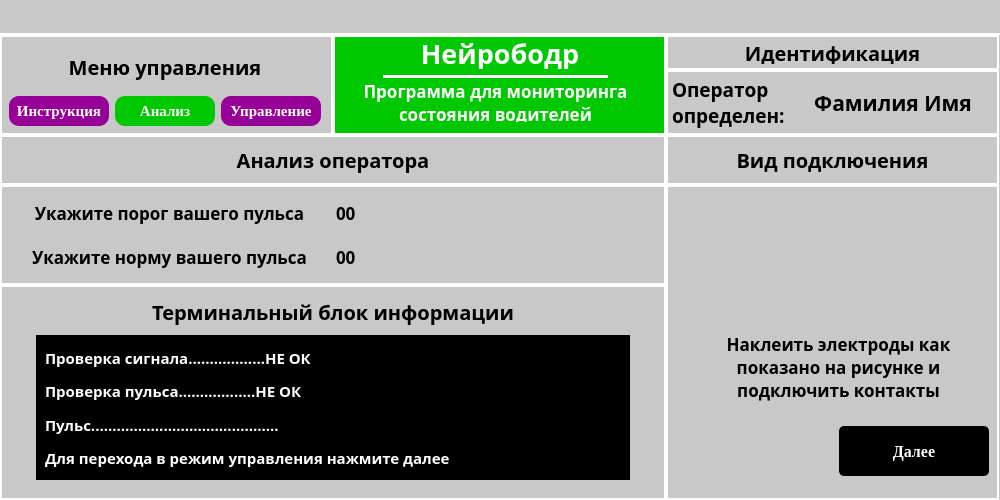
<?xml version="1.0" encoding="UTF-8"?>
<ui version="4.0">
 <class>MainWindow</class>
 <widget class="QMainWindow" name="MainWindow">
  <property name="geometry">
   <rect>
    <x>0</x>
    <y>0</y>
    <width>1000</width>
    <height>500</height>
   </rect>
  </property>
  <property name="windowTitle">
   <string>MainWindow</string>
  </property>
  <widget class="QWidget" name="centralwidget">
   <layout class="QVBoxLayout" name="verticalLayout">
    <property name="spacing">
     <number>0</number>
    </property>
    <property name="leftMargin">
     <number>0</number>
    </property>
    <property name="topMargin">
     <number>0</number>
    </property>
    <property name="rightMargin">
     <number>0</number>
    </property>
    <property name="bottomMargin">
     <number>0</number>
    </property>
    <item>
     <widget class="QWidget" name="widget" native="true">
      <property name="minimumSize">
       <size>
        <width>0</width>
        <height>35</height>
       </size>
      </property>
      <property name="maximumSize">
       <size>
        <width>16777215</width>
        <height>35</height>
       </size>
      </property>
      <property name="styleSheet">
       <string notr="true">* {background-color: rgb(200,200,200);} #widget { border-bottom: 2px solid white}</string>
      </property>
      <layout class="QGridLayout" name="gridLayout">
       <property name="leftMargin">
        <number>965</number>
       </property>
       <property name="topMargin">
        <number>0</number>
       </property>
       <property name="rightMargin">
        <number>0</number>
       </property>
       <property name="bottomMargin">
        <number>5</number>
       </property>
       <property name="spacing">
        <number>0</number>
       </property>
       <item row="0" column="0">
        <widget class="QLabel" name="close">
         <property name="minimumSize">
          <size>
           <width>30</width>
           <height>30</height>
          </size>
         </property>
         <property name="maximumSize">
          <size>
           <width>30</width>
           <height>30</height>
          </size>
         </property>
         <property name="text">
          <string/>
         </property>
         <property name="pixmap">
          <pixmap>../photos/nook.png</pixmap>
         </property>
         <property name="scaledContents">
          <bool>true</bool>
         </property>
        </widget>
       </item>
      </layout>
     </widget>
    </item>
    <item>
     <widget class="QWidget" name="widget_2" native="true">
      <property name="styleSheet">
       <string notr="true">background-color: rgb(200,200,200)</string>
      </property>
      <layout class="QVBoxLayout" name="verticalLayout_2">
       <property name="spacing">
        <number>0</number>
       </property>
       <property name="leftMargin">
        <number>0</number>
       </property>
       <property name="topMargin">
        <number>0</number>
       </property>
       <property name="rightMargin">
        <number>0</number>
       </property>
       <property name="bottomMargin">
        <number>0</number>
       </property>
       <item>
        <widget class="QWidget" name="widget_3" native="true">
         <property name="minimumSize">
          <size>
           <width>0</width>
           <height>100</height>
          </size>
         </property>
         <property name="maximumSize">
          <size>
           <width>16777215</width>
           <height>100</height>
          </size>
         </property>
         <property name="styleSheet">
          <string notr="true">widget_3 {border: 2px solid white}</string>
         </property>
         <layout class="QGridLayout" name="gridLayout_8">
          <property name="leftMargin">
           <number>0</number>
          </property>
          <property name="topMargin">
           <number>0</number>
          </property>
          <property name="rightMargin">
           <number>0</number>
          </property>
          <property name="bottomMargin">
           <number>0</number>
          </property>
          <property name="spacing">
           <number>0</number>
          </property>
          <item row="0" column="1" rowspan="2">
           <widget class="QWidget" name="widget_6" native="true">
            <property name="minimumSize">
             <size>
              <width>333</width>
              <height>100</height>
             </size>
            </property>
            <property name="maximumSize">
             <size>
              <width>333</width>
              <height>100</height>
             </size>
            </property>
            <property name="styleSheet">
             <string notr="true">* {background-color: rgb(0,200,0)} #widget_6 {border: 2px solid white}</string>
            </property>
            <widget class="QLabel" name="label_5">
             <property name="geometry">
              <rect>
               <x>70</x>
               <y>3</y>
               <width>194</width>
               <height>31</height>
              </rect>
             </property>
             <property name="minimumSize">
              <size>
               <width>0</width>
               <height>0</height>
              </size>
             </property>
             <property name="maximumSize">
              <size>
               <width>16777215</width>
               <height>50</height>
              </size>
             </property>
             <property name="font">
              <font>
               <family>Jura</family>
               <pointsize>20</pointsize>
               <weight>75</weight>
               <bold>true</bold>
              </font>
             </property>
             <property name="styleSheet">
              <string notr="true">color: white</string>
             </property>
             <property name="text">
              <string>Нейрободр</string>
             </property>
             <property name="scaledContents">
              <bool>false</bool>
             </property>
             <property name="alignment">
              <set>Qt::AlignCenter</set>
             </property>
             <property name="wordWrap">
              <bool>true</bool>
             </property>
            </widget>
            <widget class="QWidget" name="widget_11" native="true">
             <property name="geometry">
              <rect>
               <x>50</x>
               <y>40</y>
               <width>225</width>
               <height>3</height>
              </rect>
             </property>
             <property name="minimumSize">
              <size>
               <width>225</width>
               <height>3</height>
              </size>
             </property>
             <property name="maximumSize">
              <size>
               <width>225</width>
               <height>3</height>
              </size>
             </property>
             <property name="styleSheet">
              <string notr="true">background-color: white</string>
             </property>
            </widget>
            <widget class="QLabel" name="label_4">
             <property name="geometry">
              <rect>
               <x>7</x>
               <y>47</y>
               <width>311</width>
               <height>40</height>
              </rect>
             </property>
             <property name="font">
              <font>
               <family>Jura</family>
               <pointsize>13</pointsize>
               <weight>75</weight>
               <bold>true</bold>
              </font>
             </property>
             <property name="styleSheet">
              <string notr="true">color: white</string>
             </property>
             <property name="text">
              <string>Программа для мониторинга состояния водителей</string>
             </property>
             <property name="scaledContents">
              <bool>false</bool>
             </property>
             <property name="alignment">
              <set>Qt::AlignCenter</set>
             </property>
             <property name="wordWrap">
              <bool>true</bool>
             </property>
            </widget>
           </widget>
          </item>
          <item row="0" column="0" rowspan="2">
           <widget class="QWidget" name="widget_9" native="true">
            <property name="minimumSize">
             <size>
              <width>333</width>
              <height>100</height>
             </size>
            </property>
            <property name="maximumSize">
             <size>
              <width>333</width>
              <height>100</height>
             </size>
            </property>
            <property name="styleSheet">
             <string notr="true">#widget_9 {border: 2px solid white}</string>
            </property>
            <layout class="QGridLayout" name="gridLayout_10">
             <item row="0" column="0" colspan="3">
              <widget class="QLabel" name="label_9">
               <property name="font">
                <font>
                 <family>Jura</family>
                 <pointsize>15</pointsize>
                 <weight>75</weight>
                 <bold>true</bold>
                </font>
               </property>
               <property name="text">
                <string>Меню управления</string>
               </property>
               <property name="scaledContents">
                <bool>false</bool>
               </property>
               <property name="alignment">
                <set>Qt::AlignCenter</set>
               </property>
               <property name="wordWrap">
                <bool>true</bool>
               </property>
              </widget>
             </item>
             <item row="1" column="0">
              <widget class="QPushButton" name="pushButton_3">
               <property name="minimumSize">
                <size>
                 <width>100</width>
                 <height>30</height>
                </size>
               </property>
               <property name="maximumSize">
                <size>
                 <width>100</width>
                 <height>30</height>
                </size>
               </property>
               <property name="font">
                <font>
                 <family>Tinos</family>
                 <pointsize>11</pointsize>
                 <weight>75</weight>
                 <bold>true</bold>
                </font>
               </property>
               <property name="styleSheet">
                <string notr="true">background-color: rgb(150,0,150); color: white; border-radius: 10px</string>
               </property>
               <property name="text">
                <string>Инструкция</string>
               </property>
              </widget>
             </item>
             <item row="1" column="1">
              <widget class="QPushButton" name="pushButton_4">
               <property name="minimumSize">
                <size>
                 <width>100</width>
                 <height>30</height>
                </size>
               </property>
               <property name="maximumSize">
                <size>
                 <width>100</width>
                 <height>30</height>
                </size>
               </property>
               <property name="font">
                <font>
                 <family>Tinos</family>
                 <pointsize>11</pointsize>
                 <weight>75</weight>
                 <bold>true</bold>
                </font>
               </property>
               <property name="styleSheet">
                <string notr="true">background-color: rgb(0,200,0); color: white; border-radius: 10px</string>
               </property>
               <property name="text">
                <string>Анализ</string>
               </property>
              </widget>
             </item>
             <item row="1" column="2">
              <widget class="QPushButton" name="pushButton_5">
               <property name="minimumSize">
                <size>
                 <width>100</width>
                 <height>30</height>
                </size>
               </property>
               <property name="maximumSize">
                <size>
                 <width>100</width>
                 <height>30</height>
                </size>
               </property>
               <property name="font">
                <font>
                 <family>Tinos</family>
                 <pointsize>11</pointsize>
                 <weight>75</weight>
                 <bold>true</bold>
                </font>
               </property>
               <property name="styleSheet">
                <string notr="true">background-color: rgb(150,0,150); color: white; border-radius: 10px</string>
               </property>
               <property name="text">
                <string>Управление</string>
               </property>
              </widget>
             </item>
            </layout>
           </widget>
          </item>
          <item row="0" column="2">
           <widget class="QWidget" name="widget_12" native="true">
            <property name="minimumSize">
             <size>
              <width>333</width>
              <height>35</height>
             </size>
            </property>
            <property name="maximumSize">
             <size>
              <width>333</width>
              <height>35</height>
             </size>
            </property>
            <property name="styleSheet">
             <string notr="true">#widget_12 {border: 2px solid white}</string>
            </property>
            <layout class="QGridLayout" name="gridLayout_9">
             <property name="topMargin">
              <number>6</number>
             </property>
             <property name="bottomMargin">
              <number>6</number>
             </property>
             <item row="0" column="0">
              <widget class="QLabel" name="label_10">
               <property name="font">
                <font>
                 <family>Jura</family>
                 <pointsize>15</pointsize>
                 <weight>75</weight>
                 <bold>true</bold>
                </font>
               </property>
               <property name="text">
                <string>Идентификация</string>
               </property>
               <property name="scaledContents">
                <bool>false</bool>
               </property>
               <property name="alignment">
                <set>Qt::AlignCenter</set>
               </property>
               <property name="wordWrap">
                <bool>true</bool>
               </property>
              </widget>
             </item>
            </layout>
           </widget>
          </item>
          <item row="1" column="2">
           <widget class="QWidget" name="widget_13" native="true">
            <property name="minimumSize">
             <size>
              <width>333</width>
              <height>0</height>
             </size>
            </property>
            <property name="maximumSize">
             <size>
              <width>333</width>
              <height>100</height>
             </size>
            </property>
            <property name="styleSheet">
             <string notr="true">#widget_13 {border: 2px solid white}</string>
            </property>
            <layout class="QGridLayout" name="gridLayout_6">
             <property name="leftMargin">
              <number>6</number>
             </property>
             <property name="topMargin">
              <number>6</number>
             </property>
             <property name="rightMargin">
              <number>6</number>
             </property>
             <property name="bottomMargin">
              <number>6</number>
             </property>
             <item row="0" column="0">
              <widget class="QLabel" name="label_11">
               <property name="font">
                <font>
                 <family>Jura</family>
                 <pointsize>14</pointsize>
                 <weight>75</weight>
                 <bold>true</bold>
                </font>
               </property>
               <property name="text">
                <string>Оператор определен:</string>
               </property>
               <property name="scaledContents">
                <bool>false</bool>
               </property>
               <property name="alignment">
                <set>Qt::AlignLeading|Qt::AlignLeft|Qt::AlignTop</set>
               </property>
               <property name="wordWrap">
                <bool>true</bool>
               </property>
              </widget>
             </item>
             <item row="0" column="1">
              <widget class="QLabel" name="label_12">
               <property name="minimumSize">
                <size>
                 <width>200</width>
                 <height>0</height>
                </size>
               </property>
               <property name="maximumSize">
                <size>
                 <width>150</width>
                 <height>16777215</height>
                </size>
               </property>
               <property name="font">
                <font>
                 <family>Jura</family>
                 <pointsize>16</pointsize>
                 <weight>75</weight>
                 <bold>true</bold>
                </font>
               </property>
               <property name="text">
                <string>Фамилия Имя</string>
               </property>
               <property name="scaledContents">
                <bool>false</bool>
               </property>
               <property name="alignment">
                <set>Qt::AlignCenter</set>
               </property>
               <property name="wordWrap">
                <bool>true</bool>
               </property>
              </widget>
             </item>
            </layout>
           </widget>
          </item>
         </layout>
        </widget>
       </item>
       <item>
        <widget class="QWidget" name="widget_4" native="true">
         <layout class="QGridLayout" name="gridLayout_2">
          <property name="leftMargin">
           <number>0</number>
          </property>
          <property name="topMargin">
           <number>0</number>
          </property>
          <property name="rightMargin">
           <number>0</number>
          </property>
          <property name="bottomMargin">
           <number>0</number>
          </property>
          <property name="spacing">
           <number>0</number>
          </property>
          <item row="0" column="1">
           <widget class="QWidget" name="widget_7" native="true">
            <property name="styleSheet">
             <string notr="true">#widget_7 {border: 2px solid white}</string>
            </property>
            <layout class="QGridLayout" name="gridLayout_5">
             <item row="0" column="0">
              <widget class="QLabel" name="label_3">
               <property name="font">
                <font>
                 <family>Jura</family>
                 <pointsize>15</pointsize>
                 <weight>75</weight>
                 <bold>true</bold>
                </font>
               </property>
               <property name="text">
                <string>Вид подключения</string>
               </property>
               <property name="scaledContents">
                <bool>false</bool>
               </property>
               <property name="alignment">
                <set>Qt::AlignCenter</set>
               </property>
               <property name="wordWrap">
                <bool>true</bool>
               </property>
              </widget>
             </item>
            </layout>
           </widget>
          </item>
          <item row="0" column="0">
           <widget class="QWidget" name="widget_5" native="true">
            <property name="maximumSize">
             <size>
              <width>16777215</width>
              <height>50</height>
             </size>
            </property>
            <property name="styleSheet">
             <string notr="true">#widget_5 {border: 2px solid white}</string>
            </property>
            <layout class="QGridLayout" name="gridLayout_3">
             <item row="0" column="0">
              <widget class="QLabel" name="label">
               <property name="font">
                <font>
                 <family>Jura</family>
                 <pointsize>15</pointsize>
                 <weight>75</weight>
                 <bold>true</bold>
                </font>
               </property>
               <property name="text">
                <string>Анализ оператора</string>
               </property>
               <property name="scaledContents">
                <bool>false</bool>
               </property>
               <property name="alignment">
                <set>Qt::AlignCenter</set>
               </property>
               <property name="wordWrap">
                <bool>true</bool>
               </property>
              </widget>
             </item>
            </layout>
           </widget>
          </item>
          <item row="1" column="0">
           <widget class="QWidget" name="widget_8" native="true">
            <property name="minimumSize">
             <size>
              <width>666</width>
              <height>0</height>
             </size>
            </property>
            <property name="maximumSize">
             <size>
              <width>666</width>
              <height>16777215</height>
             </size>
            </property>
            <property name="styleSheet">
             <string notr="true">#widget_8 {border: 2px solid white}</string>
            </property>
            <layout class="QVBoxLayout" name="verticalLayout_3">
             <property name="spacing">
              <number>0</number>
             </property>
             <property name="leftMargin">
              <number>0</number>
             </property>
             <property name="topMargin">
              <number>0</number>
             </property>
             <property name="rightMargin">
              <number>0</number>
             </property>
             <property name="bottomMargin">
              <number>0</number>
             </property>
             <item>
              <widget class="QWidget" name="widget_14" native="true">
               <property name="maximumSize">
                <size>
                 <width>16777215</width>
                 <height>100</height>
                </size>
               </property>
               <property name="styleSheet">
                <string notr="true">#widget_14 {border: 2px solid white}</string>
               </property>
               <layout class="QGridLayout" name="gridLayout_4">
                <item row="0" column="0">
                 <widget class="QLabel" name="label_2">
                  <property name="minimumSize">
                   <size>
                    <width>300</width>
                    <height>0</height>
                   </size>
                  </property>
                  <property name="font">
                   <font>
                    <family>Jura</family>
                    <pointsize>13</pointsize>
                    <weight>75</weight>
                    <bold>true</bold>
                   </font>
                  </property>
                  <property name="text">
                   <string>Укажите порог вашего пульса</string>
                  </property>
                  <property name="scaledContents">
                   <bool>false</bool>
                  </property>
                  <property name="alignment">
                   <set>Qt::AlignCenter</set>
                  </property>
                  <property name="wordWrap">
                   <bool>true</bool>
                  </property>
                 </widget>
                </item>
                <item row="0" column="1">
                 <widget class="QLabel" name="label_19">
                  <property name="minimumSize">
                   <size>
                    <width>300</width>
                    <height>0</height>
                   </size>
                  </property>
                  <property name="font">
                   <font>
                    <family>Jura</family>
                    <pointsize>13</pointsize>
                    <weight>75</weight>
                    <bold>true</bold>
                   </font>
                  </property>
                  <property name="text">
                   <string>00</string>
                  </property>
                  <property name="scaledContents">
                   <bool>false</bool>
                  </property>
                  <property name="alignment">
                   <set>Qt::AlignLeading|Qt::AlignLeft|Qt::AlignVCenter</set>
                  </property>
                  <property name="wordWrap">
                   <bool>true</bool>
                  </property>
                 </widget>
                </item>
                <item row="1" column="0">
                 <widget class="QLabel" name="label_7">
                  <property name="font">
                   <font>
                    <family>Jura</family>
                    <pointsize>13</pointsize>
                    <weight>75</weight>
                    <bold>true</bold>
                   </font>
                  </property>
                  <property name="text">
                   <string>Укажите норму вашего пульса</string>
                  </property>
                  <property name="scaledContents">
                   <bool>false</bool>
                  </property>
                  <property name="alignment">
                   <set>Qt::AlignCenter</set>
                  </property>
                  <property name="wordWrap">
                   <bool>true</bool>
                  </property>
                 </widget>
                </item>
                <item row="1" column="1">
                 <widget class="QLabel" name="label_20">
                  <property name="minimumSize">
                   <size>
                    <width>300</width>
                    <height>0</height>
                   </size>
                  </property>
                  <property name="font">
                   <font>
                    <family>Jura</family>
                    <pointsize>13</pointsize>
                    <weight>75</weight>
                    <bold>true</bold>
                   </font>
                  </property>
                  <property name="text">
                   <string>00</string>
                  </property>
                  <property name="scaledContents">
                   <bool>false</bool>
                  </property>
                  <property name="alignment">
                   <set>Qt::AlignLeading|Qt::AlignLeft|Qt::AlignVCenter</set>
                  </property>
                  <property name="wordWrap">
                   <bool>true</bool>
                  </property>
                 </widget>
                </item>
               </layout>
              </widget>
             </item>
             <item>
              <widget class="QWidget" name="widget_15" native="true">
               <property name="maximumSize">
                <size>
                 <width>16777215</width>
                 <height>16777215</height>
                </size>
               </property>
               <property name="styleSheet">
                <string notr="true">#widget_15 {border: 2px solid white}</string>
               </property>
               <layout class="QVBoxLayout" name="verticalLayout_4">
                <property name="leftMargin">
                 <number>36</number>
                </property>
                <property name="rightMargin">
                 <number>36</number>
                </property>
                <property name="bottomMargin">
                 <number>20</number>
                </property>
                <item>
                 <widget class="QLabel" name="label_6">
                  <property name="maximumSize">
                   <size>
                    <width>16777215</width>
                    <height>35</height>
                   </size>
                  </property>
                  <property name="font">
                   <font>
                    <family>Jura</family>
                    <pointsize>15</pointsize>
                    <weight>75</weight>
                    <bold>true</bold>
                   </font>
                  </property>
                  <property name="text">
                   <string>Терминальный блок информации</string>
                  </property>
                  <property name="scaledContents">
                   <bool>false</bool>
                  </property>
                  <property name="alignment">
                   <set>Qt::AlignCenter</set>
                  </property>
                  <property name="wordWrap">
                   <bool>true</bool>
                  </property>
                 </widget>
                </item>
                <item>
                 <widget class="QWidget" name="widget_16" native="true">
                  <property name="styleSheet">
                   <string notr="true">background-color: black; color: white</string>
                  </property>
                  <layout class="QVBoxLayout" name="verticalLayout_5">
                   <item>
                    <widget class="QLabel" name="label_13">
                     <property name="maximumSize">
                      <size>
                       <width>16777215</width>
                       <height>35</height>
                      </size>
                     </property>
                     <property name="font">
                      <font>
                       <family>Jura</family>
                       <pointsize>11</pointsize>
                       <weight>75</weight>
                       <bold>true</bold>
                      </font>
                     </property>
                     <property name="text">
                      <string>Проверка сигнала..................НЕ ОК</string>
                     </property>
                     <property name="scaledContents">
                      <bool>false</bool>
                     </property>
                     <property name="alignment">
                      <set>Qt::AlignLeading|Qt::AlignLeft|Qt::AlignVCenter</set>
                     </property>
                     <property name="wordWrap">
                      <bool>true</bool>
                     </property>
                    </widget>
                   </item>
                   <item>
                    <widget class="QLabel" name="label_14">
                     <property name="maximumSize">
                      <size>
                       <width>16777215</width>
                       <height>35</height>
                      </size>
                     </property>
                     <property name="font">
                      <font>
                       <family>Jura</family>
                       <pointsize>11</pointsize>
                       <weight>75</weight>
                       <bold>true</bold>
                      </font>
                     </property>
                     <property name="text">
                      <string>Проверка пульса..................НЕ ОК</string>
                     </property>
                     <property name="scaledContents">
                      <bool>false</bool>
                     </property>
                     <property name="alignment">
                      <set>Qt::AlignLeading|Qt::AlignLeft|Qt::AlignVCenter</set>
                     </property>
                     <property name="wordWrap">
                      <bool>true</bool>
                     </property>
                    </widget>
                   </item>
                   <item>
                    <widget class="QLabel" name="label_15">
                     <property name="maximumSize">
                      <size>
                       <width>16777215</width>
                       <height>35</height>
                      </size>
                     </property>
                     <property name="font">
                      <font>
                       <family>Jura</family>
                       <pointsize>11</pointsize>
                       <weight>75</weight>
                       <bold>true</bold>
                      </font>
                     </property>
                     <property name="text">
                      <string>Пульс............................................</string>
                     </property>
                     <property name="scaledContents">
                      <bool>false</bool>
                     </property>
                     <property name="alignment">
                      <set>Qt::AlignLeading|Qt::AlignLeft|Qt::AlignVCenter</set>
                     </property>
                     <property name="wordWrap">
                      <bool>true</bool>
                     </property>
                    </widget>
                   </item>
                   <item>
                    <widget class="QLabel" name="label_16">
                     <property name="maximumSize">
                      <size>
                       <width>16777215</width>
                       <height>35</height>
                      </size>
                     </property>
                     <property name="font">
                      <font>
                       <family>Jura</family>
                       <pointsize>11</pointsize>
                       <weight>75</weight>
                       <bold>true</bold>
                      </font>
                     </property>
                     <property name="text">
                      <string>Для перехода в режим управления нажмите далее</string>
                     </property>
                     <property name="scaledContents">
                      <bool>false</bool>
                     </property>
                     <property name="alignment">
                      <set>Qt::AlignLeading|Qt::AlignLeft|Qt::AlignVCenter</set>
                     </property>
                     <property name="wordWrap">
                      <bool>true</bool>
                     </property>
                    </widget>
                   </item>
                  </layout>
                 </widget>
                </item>
               </layout>
              </widget>
             </item>
            </layout>
           </widget>
          </item>
          <item row="1" column="1">
           <widget class="QWidget" name="widget_10" native="true">
            <property name="maximumSize">
             <size>
              <width>333</width>
              <height>16777215</height>
             </size>
            </property>
            <property name="styleSheet">
             <string notr="true">#widget_10 {border: 2px solid white}</string>
            </property>
            <layout class="QGridLayout" name="gridLayout_7">
             <property name="leftMargin">
              <number>30</number>
             </property>
             <property name="rightMargin">
              <number>18</number>
             </property>
             <property name="bottomMargin">
              <number>36</number>
             </property>
             <property name="horizontalSpacing">
              <number>18</number>
             </property>
             <item row="0" column="0">
              <widget class="QLabel" name="close_2">
               <property name="minimumSize">
                <size>
                 <width>125</width>
                 <height>125</height>
                </size>
               </property>
               <property name="maximumSize">
                <size>
                 <width>125</width>
                 <height>125</height>
                </size>
               </property>
               <property name="text">
                <string/>
               </property>
               <property name="pixmap">
                <pixmap>../photos/hand1.png</pixmap>
               </property>
               <property name="scaledContents">
                <bool>true</bool>
               </property>
              </widget>
             </item>
             <item row="0" column="1">
              <widget class="QLabel" name="close_3">
               <property name="minimumSize">
                <size>
                 <width>125</width>
                 <height>125</height>
                </size>
               </property>
               <property name="maximumSize">
                <size>
                 <width>125</width>
                 <height>125</height>
                </size>
               </property>
               <property name="text">
                <string/>
               </property>
               <property name="pixmap">
                <pixmap>../photos/hand2.png</pixmap>
               </property>
               <property name="scaledContents">
                <bool>true</bool>
               </property>
              </widget>
             </item>
             <item row="1" column="0" colspan="2">
              <widget class="QLabel" name="label_8">
               <property name="font">
                <font>
                 <family>Jura</family>
                 <pointsize>13</pointsize>
                 <weight>75</weight>
                 <bold>true</bold>
                </font>
               </property>
               <property name="text">
                <string>Наклеить электроды как показано на рисунке и подключить контакты</string>
               </property>
               <property name="scaledContents">
                <bool>false</bool>
               </property>
               <property name="alignment">
                <set>Qt::AlignCenter</set>
               </property>
               <property name="wordWrap">
                <bool>true</bool>
               </property>
              </widget>
             </item>
             <item row="2" column="1">
              <widget class="QPushButton" name="pushButton_2">
               <property name="minimumSize">
                <size>
                 <width>150</width>
                 <height>50</height>
                </size>
               </property>
               <property name="maximumSize">
                <size>
                 <width>100</width>
                 <height>25</height>
                </size>
               </property>
               <property name="font">
                <font>
                 <family>Tinos</family>
                 <pointsize>12</pointsize>
                 <weight>75</weight>
                 <bold>true</bold>
                </font>
               </property>
               <property name="styleSheet">
                <string notr="true">background-color: black; color: white; border-radius: 5px</string>
               </property>
               <property name="text">
                <string>Далее</string>
               </property>
              </widget>
             </item>
            </layout>
           </widget>
          </item>
         </layout>
        </widget>
       </item>
      </layout>
     </widget>
    </item>
   </layout>
  </widget>
 </widget>
 <resources/>
 <connections/>
</ui>
